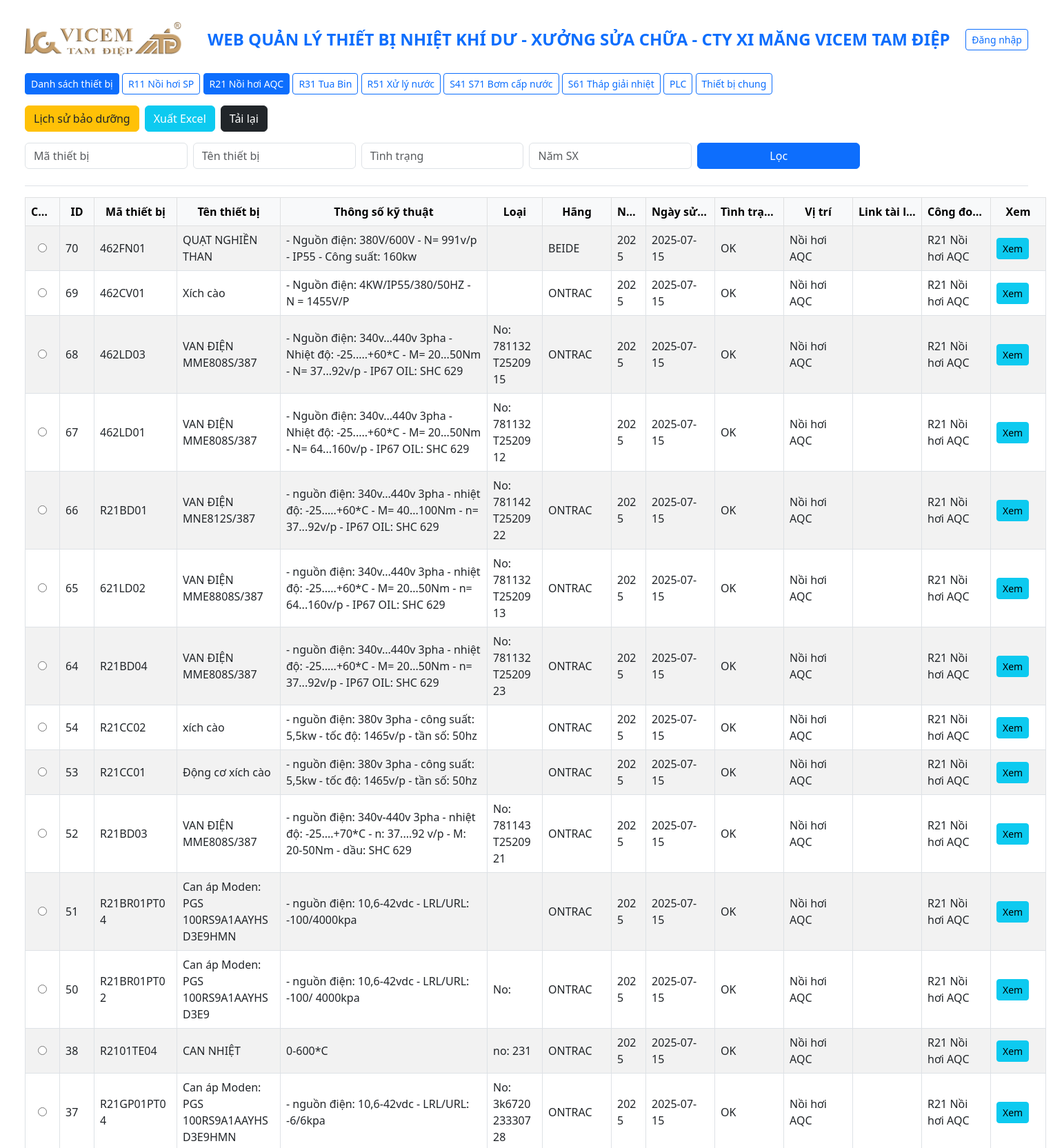
/devices?stage=R21+Nồi+hơi+AQC (upper part), run on the app's committed database.
### tables this page shows
CREATE TABLE devices (
    id INTEGER PRIMARY KEY AUTOINCREMENT,
    code TEXT,
    name TEXT,
    specs TEXT,
    category TEXT,
    manufacturer TEXT,
    year TEXT,
    date_in_use TEXT,
    status TEXT,
    location TEXT,
    link TEXT,
    stage TEXT
);

### app.py (the view)
@app.route('/devices')
@app.route('/')
@app.route('/devices')
def index():
    user = session.get('user')  # Cho phép truy cập không cần đăng nhập
    stage = request.args.get('stage')
    selected_id = request.args.get('selected_id')
    conn = get_db()
    query = "SELECT * FROM devices WHERE 1=1"
    params = []
    for field in ['code', 'name', 'status', 'year']:
        value = request.args.get(field)
        if value:
            query += f" AND {field} LIKE ?"
            params.append(f"%{value}%")
    if stage:
        query += " AND stage = ?"
        params.append(stage)
    query += " ORDER BY id DESC LIMIT 1000"
    devices = conn.execute(query, tuple(params)).fetchall()
    conn.close()
    return render_template('index.html',
                           devices=devices,
                           stages=get_stages(),
                           selected_stage=stage,
                           selected_id=selected_id,
                           user=user)

### app.py (called while the page is built)
def get_db():
    conn = sqlite3.connect(DB_FILE)
    conn.row_factory = sqlite3.Row
    return conn

def get_stages():
    return [
        'R11 Nồi hơi SP', 'R21 Nồi hơi AQC', 'R31 Tua Bin',
        'R51 Xử lý nước', 'S41 S71 Bơm cấp nước', 'S61 Tháp giải nhiệt', 'PLC', 'Thiết bị chung'
    ]

### templates/index.html (shortened to what this page needs)
<!DOCTYPE html>
<html lang="vi">
<head>
  <link href="https://cdn.jsdelivr.net/npm/bootstrap@5.3.0/dist/css/bootstrap.min.css" rel="stylesheet">
</head>
<body class="p-4">
  <div class="container-fluid">
    <div class="sticky-top bg-white py-2 border-bottom" style="z-index: 1000;">
      <h4 class="fw-bold text-primary mb-4 d-flex justify-content-between align-items-center">
        <img src="{{ url_for('static', filename='logo.png') }}" alt="Logo" style="height: 50px;" class="me-3">
        WEB QUẢN LÝ THIẾT BỊ NHIỆT KHÍ DƯ - XƯỞNG SỬA CHỮA - CTY XI MĂNG VICEM TAM ĐIỆP
        <div>
          {% if user %}
            <span class="me-2">👋 Xin chào {{ user.username }}</span>
            <a href="{{ url_for('logout') }}" class="btn btn-outline-danger btn-sm">Đăng xuất</a>
          {% else %}
            <a href="{{ url_for('login') }}" class="btn btn-outline-primary btn-sm">Đăng nhập</a>
          {% endif %}
        </div>
      </h4>
      <div class="mb-3">
        <a href="{{ url_for('index') }}" class="btn btn-primary btn-sm">Danh sách thiết bị</a>
        {% for s in stages %}
          <a href="{{ url_for('index', stage=s) }}" class="btn btn-outline-primary btn-sm {% if s == selected_stage %}active{% endif %}">{{ s }}</a>
        {% endfor %}
      </div>
      <div class="mb-3 d-flex flex-wrap gap-2">
  	<a href="{{ url_for('maintenance_all') }}" class="btn btn-warning text-dark">Lịch sử bảo dưỡng</a>
  	<a href="{{ url_for('export_excel') }}" class="btn btn-info text-white">Xuất Excel</a>
  	<a href="{{ url_for('index') }}" class="btn btn-dark">Tải lại</a>
      </div>
      <form method="get" class="row g-2 mb-3">
        <div class="col-md-2"><input type="text" name="code" placeholder="Mã thiết bị" class="form-control" value="{{ request.args.get('code', '') }}"></div>
        <div class="col-md-2"><input type="text" name="name" placeholder="Tên thiết bị" class="form-control" value="{{ request.args.get('name', '') }}"></div>
        <div class="col-md-2"><input type="text" name="status" placeholder="Tình trạng" class="form-control" value="{{ request.args.get('status', '') }}"></div>
        <div class="col-md-2"><input type="text" name="year" placeholder="Năm SX" class="form-control" value="{{ request.args.get('year', '') }}"></div>
        <div class="col-md-2">
          <button type="submit" class="btn btn-primary w-100">Lọc</button>
        </div>
      </form>
    </div>
    <form method="post" id="deviceForm" action="{{ url_for('edit_device') }}">
      <table class="table table-bordered table-striped table-hover align-middle mt-3">
        <thead class="table-light text-center">
          <tr>
            <th style="width: 50px;">Chọn</th>
            <th style="width: 50px;">ID</th>
            <th style="width: 120px;">Mã thiết bị</th>
            <th style="width: 150px;">Tên thiết bị</th>
            <th style="width: 300px;">Thông số kỹ thuật</th>
            <th style="width: 80px;">Loại</th>
            <th style="width: 100px;">Hãng</th>
            <th style="width: 50px;">Năm SX</th>
            <th style="width: 100px;">Ngày sử dụng</th>
            <th style="width: 100px;">Tình trạng</th>
            <th style="width: 100px;">Vị trí</th>
            <th style="width: 100px;">Link tài liệu</th>
            <th style="width: 100px;">Công đoạn</th>
            <th style="width: 80px;">Xem</th>
          </tr>
        </thead>
        <tbody>
          {% for d in devices %}
          <tr>
            <td class="text-center"><input type="radio" name="selected_id" value="{{ d.id }}" {% if selected_id and d.id|string == selected_id|string %}checked{% endif %}></td>
            <td>{{ d.id }}</td>
            <td>{{ d.code }}</td>
            <td>{{ d.name }}</td>
            <td><span style="display:inline-block; width:100%;">{{ d.specs }}</span></td>
            <td>{{ d.category }}</td>
            <td>{{ d.manufacturer }}</td>
            <td>{{ d.year }}</td>
            <td>{{ d.date_in_use }}</td>
            <td>{{ d.status }}</td>
            <td>{{ d.location }}</td>
            <td><a href="{{ d.link }}" target="_blank">{{ d.link }}</a></td>
            <td>{{ d.stage }}</td>
            <td><a href="{{ url_for('device_history', device_id=d.id) }}" class="btn btn-sm btn-info">Xem</a></td>
          </tr>
          {% endfor %}
        </tbody>
      </table>
    </form>
  </div>
</body>
</html>

### templates/index.html (style rules this page uses)
table { table-layout: fixed; width: 100%; }
th, td { white-space: nowrap; overflow: hidden; text-overflow: ellipsis; }
td { white-space: normal; overflow-wrap: break-word; }

### data on the page
devices: id "70", code "462FN01", name "QUẠT NGHIỀN THAN", specs "- Nguồn điện: 380V/600V - N= 991v/p - IP55 - Công suất: 160kw", manufacturer "BEIDE", year "2025", date_in_use "2025-07-15", status "OK", location "Nồi hơi AQC", stage "R21 Nồi hơi AQC"
devices: id "69", code "462CV01", name "Xích cào", specs "- Nguồn điện: 4KW/IP55/380/50HZ - N = 1455V/P", manufacturer "ONTRAC", year "2025", date_in_use "2025-07-15", status "OK", location "Nồi hơi AQC", stage "R21 Nồi hơi AQC"
devices: id "68", code "462LD03", name "VAN ĐIỆN MME808S/387", specs "- Nguồn điện: 340v...440v 3pha - Nhiệt độ: -25.....+60*C - M= 20...50Nm - N= 37...92v/p - IP67 OIL: SHC 629", category "No: 781132T2520915", manufacturer "ONTRAC", year "2025", date_in_use "2025-07-15", status "OK", location "Nồi hơi AQC", stage "R21 Nồi hơi AQC"
devices: id "67", code "462LD01", name "VAN ĐIỆN MME808S/387", specs "- Nguồn điện: 340v...440v 3pha - Nhiệt độ: -25.....+60*C - M= 20...50Nm - N= 64...160v/p - IP67 OIL: SHC 629", category "No: 781132T2520912", year "2025", date_in_use "2025-07-15", status "OK", location "Nồi hơi AQC", stage "R21 Nồi hơi AQC"
devices: id "66", code "R21BD01", name "VAN ĐIỆN MNE812S/387", specs "- nguồn điện: 340v...440v 3pha - nhiệt độ: -25.....+60*C - M= 40...100Nm - n= 37...92v/p - IP67 OIL: SHC 629", category "No: 781142T2520922", manufacturer "ONTRAC", year "2025", date_in_use "2025-07-15", status "OK", location "Nồi hơi AQC", stage "R21 Nồi hơi AQC"
devices: id "65", code "621LD02", name "VAN ĐIỆN MME8808S/387", specs "- nguồn điện: 340v...440v 3pha - nhiệt độ: -25.....+60*C - M= 20...50Nm - n= 64...160v/p - IP67 OIL: SHC 629", category "No: 781132T2520913", manufacturer "ONTRAC", year "2025", date_in_use "2025-07-15", status "OK", location "Nồi hơi AQC", stage "R21 Nồi hơi AQC"
devices: id "64", code "R21BD04", name "VAN ĐIỆN MME808S/387", specs "- nguồn điện: 340v...440v 3pha - nhiệt độ: -25.....+60*C - M= 20...50Nm - n= 37...92v/p - IP67 OIL: SHC 629", category "No: 781132T2520923", manufacturer "ONTRAC", year "2025", date_in_use "2025-07-15", status "OK", location "Nồi hơi AQC", stage "R21 Nồi hơi AQC"
devices: id "54", code "R21CC02", name "xích cào", specs "- nguồn điện: 380v 3pha - công suất: 5,5kw - tốc độ: 1465v/p - tần số: 50hz", manufacturer "ONTRAC", year "2025", date_in_use "2025-07-15", status "OK", location "Nồi hơi AQC", stage "R21 Nồi hơi AQC"
devices: id "53", code "R21CC01", name "Động cơ xích cào", specs "- nguồn điện: 380v 3pha - công suất: 5,5kw - tốc độ: 1465v/p - tần số: 50hz", manufacturer "ONTRAC", year "2025", date_in_use "2025-07-15", status "OK", location "Nồi hơi AQC", stage "R21 Nồi hơi AQC"
devices: id "52", code "R21BD03", name "VAN ĐIỆN MME808S/387", specs "- nguồn điện: 340v-440v 3pha - nhiệt độ: -25....+70*C - n: 37....92 v/p - M: 20-50Nm - dầu: SHC 629", category "No: 781143T2520921", manufacturer "ONTRAC", year "2025", date_in_use "2025-07-15", status "OK", location "Nồi hơi AQC", stage "R21 Nồi hơi AQC"
devices: id "51", code "R21BR01PT04", name "Can áp Moden: PGS 100RS9A1AAYHSD3E9HMN", specs "- nguồn điện: 10,6-42vdc - LRL/URL: -100/4000kpa", manufacturer "ONTRAC", year "2025", date_in_use "2025-07-15", status "OK", location "Nồi hơi AQC", stage "R21 Nồi hơi AQC"
devices: id "50", code "R21BR01PT02", name "Can áp Moden: PGS 100RS9A1AAYHSD3E9", specs "- nguồn điện: 10,6-42vdc - LRL/URL: -100/ 4000kpa", category "No:", manufacturer "ONTRAC", year "2025", date_in_use "2025-07-15", status "OK", location "Nồi hơi AQC", stage "R21 Nồi hơi AQC"
devices: id "38", code "R2101TE04", name "CAN NHIỆT", specs "0-600*C", category "no: 231", manufacturer "ONTRAC", year "2025", date_in_use "2025-07-15", status "OK", location "Nồi hơi AQC", stage "R21 Nồi hơi AQC"
devices: id "37", code "R21GP01PT04", name "Can áp Moden: PGS 100RS9A1AAYHSD3E9HMN", specs "- nguồn điện: 10,6-42vdc - LRL/URL: -6/6kpa", category "No: 3k672023330728", manufacturer "ONTRAC", year "2025", date_in_use "2025-07-15", status "OK", location "Nồi hơi AQC", stage "R21 Nồi hơi AQC"

### other printed values
{{ s }} "R11 Nồi hơi SP" "R21 Nồi hơi AQC" "R31 Tua Bin" "R51 Xử lý nước" "S41 S71 Bơm cấp nước" "S61 Tháp giải nhiệt" "PLC" "Thiết bị chung"
